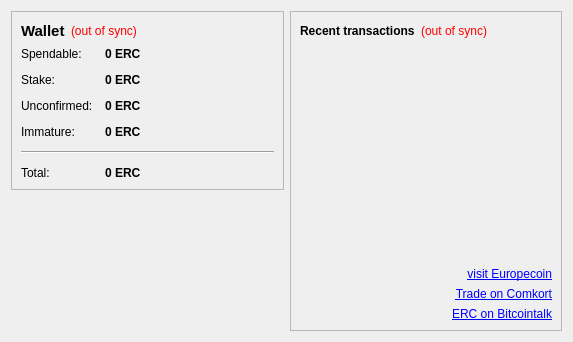
<?xml version="1.0" encoding="UTF-8"?>
<ui version="4.0">
 <class>OverviewPage</class>
 <widget class="QWidget" name="OverviewPage">
  <property name="geometry">
   <rect>
    <x>0</x>
    <y>0</y>
    <width>573</width>
    <height>342</height>
   </rect>
  </property>
  <property name="windowTitle">
   <string>Form</string>
  </property>
  <layout class="QHBoxLayout" name="horizontalLayout" stretch="1,1">
   <item>
    <layout class="QVBoxLayout" name="verticalLayout_2">
     <item>
      <widget class="QFrame" name="frame">
       <property name="frameShape">
        <enum>QFrame::StyledPanel</enum>
       </property>
       <property name="frameShadow">
        <enum>QFrame::Raised</enum>
       </property>
       <layout class="QVBoxLayout" name="verticalLayout_4">
        <item>
         <layout class="QHBoxLayout" name="horizontalLayout_4">
          <item>
           <widget class="QLabel" name="label_5">
            <property name="font">
             <font>
              <pointsize>11</pointsize>
              <weight>75</weight>
              <bold>true</bold>
             </font>
            </property>
            <property name="text">
             <string>Wallet</string>
            </property>
           </widget>
          </item>
          <item>
           <widget class="QLabel" name="labelWalletStatus">
            <property name="toolTip">
             <string>The displayed information may be out of date. Your wallet automatically synchronizes with the EuropeCoin network after a connection is established, but this process has not completed yet.</string>
            </property>
            <property name="styleSheet">
             <string notr="true">QLabel { color: red; }</string>
            </property>
            <property name="text">
             <string notr="true">(out of sync)</string>
            </property>
            <property name="alignment">
             <set>Qt::AlignLeading|Qt::AlignLeft|Qt::AlignVCenter</set>
            </property>
           </widget>
          </item>
          <item>
           <spacer name="horizontalSpacer_2">
            <property name="orientation">
             <enum>Qt::Horizontal</enum>
            </property>
            <property name="sizeHint" stdset="0">
             <size>
              <width>40</width>
              <height>20</height>
             </size>
            </property>
           </spacer>
          </item>
         </layout>
        </item>
        <item>
         <layout class="QFormLayout" name="formLayout_2">
          <property name="fieldGrowthPolicy">
           <enum>QFormLayout::AllNonFixedFieldsGrow</enum>
          </property>
          <property name="horizontalSpacing">
           <number>12</number>
          </property>
          <property name="verticalSpacing">
           <number>12</number>
          </property>
          <item row="0" column="0">
           <widget class="QLabel" name="label">
            <property name="text">
             <string>Spendable:</string>
            </property>
           </widget>
          </item>
          <item row="0" column="1">
           <widget class="QLabel" name="labelBalance">
            <property name="font">
             <font>
              <weight>75</weight>
              <bold>true</bold>
             </font>
            </property>
            <property name="cursor">
             <cursorShape>IBeamCursor</cursorShape>
            </property>
            <property name="toolTip">
             <string>Your current spendable balance</string>
            </property>
            <property name="text">
             <string notr="true">0 ERC</string>
            </property>
            <property name="textInteractionFlags">
             <set>Qt::LinksAccessibleByMouse|Qt::TextSelectableByKeyboard|Qt::TextSelectableByMouse</set>
            </property>
           </widget>
          </item>
          <item row="1" column="0">
           <widget class="QLabel" name="label_6">
            <property name="text">
             <string>Stake:</string>
            </property>
           </widget>
          </item>
          <item row="1" column="1">
           <widget class="QLabel" name="labelStake">
            <property name="font">
             <font>
              <weight>75</weight>
              <bold>true</bold>
             </font>
            </property>
            <property name="cursor">
             <cursorShape>IBeamCursor</cursorShape>
            </property>
            <property name="toolTip">
             <string>Total of coins that was staked, and do not yet count toward the current balance</string>
            </property>
            <property name="text">
             <string notr="true">0 ERC</string>
            </property>
            <property name="textInteractionFlags">
             <set>Qt::LinksAccessibleByMouse|Qt::TextSelectableByKeyboard|Qt::TextSelectableByMouse</set>
            </property>
           </widget>
          </item>
          <item row="2" column="0">
           <widget class="QLabel" name="label_3">
            <property name="text">
             <string>Unconfirmed:</string>
            </property>
           </widget>
          </item>
          <item row="2" column="1">
           <widget class="QLabel" name="labelUnconfirmed">
            <property name="font">
             <font>
              <weight>75</weight>
              <bold>true</bold>
             </font>
            </property>
            <property name="cursor">
             <cursorShape>IBeamCursor</cursorShape>
            </property>
            <property name="toolTip">
             <string>Total of transactions that have yet to be confirmed, and do not yet count toward the current balance</string>
            </property>
            <property name="text">
             <string notr="true">0 ERC</string>
            </property>
            <property name="textInteractionFlags">
             <set>Qt::LinksAccessibleByMouse|Qt::TextSelectableByKeyboard|Qt::TextSelectableByMouse</set>
            </property>
           </widget>
          </item>
          <item row="3" column="0">
           <widget class="QLabel" name="labelImmatureText">
            <property name="text">
             <string>Immature:</string>
            </property>
           </widget>
          </item>
          <item row="3" column="1">
           <widget class="QLabel" name="labelImmature">
            <property name="font">
             <font>
              <weight>75</weight>
              <bold>true</bold>
             </font>
            </property>
            <property name="toolTip">
             <string>Mined balance that has not yet matured</string>
            </property>
            <property name="text">
             <string notr="true">0 ERC</string>
            </property>
            <property name="textInteractionFlags">
             <set>Qt::LinksAccessibleByMouse|Qt::TextSelectableByKeyboard|Qt::TextSelectableByMouse</set>
            </property>
           </widget>
          </item>
          <item row="4" column="0" colspan="2">
           <widget class="Line" name="line">
            <property name="orientation">
             <enum>Qt::Horizontal</enum>
            </property>
           </widget>
          </item>
          <item row="5" column="0">
           <widget class="QLabel" name="labelTotalText">
            <property name="text">
             <string>Total:</string>
            </property>
           </widget>
          </item>
          <item row="5" column="1">
           <widget class="QLabel" name="labelTotal">
            <property name="font">
             <font>
              <weight>75</weight>
              <bold>true</bold>
             </font>
            </property>
            <property name="cursor">
             <cursorShape>IBeamCursor</cursorShape>
            </property>
            <property name="toolTip">
             <string>Your current total balance</string>
            </property>
            <property name="text">
             <string notr="true">0 ERC</string>
            </property>
            <property name="textInteractionFlags">
             <set>Qt::LinksAccessibleByMouse|Qt::TextSelectableByKeyboard|Qt::TextSelectableByMouse</set>
            </property>
           </widget>
          </item>
         </layout>
        </item>
       </layout>
      </widget>
     </item>
     <item>
      <spacer name="verticalSpacer_3">
       <property name="orientation">
        <enum>Qt::Vertical</enum>
       </property>
       <property name="sizeHint" stdset="0">
        <size>
         <width>20</width>
         <height>40</height>
        </size>
       </property>
      </spacer>
     </item>
     <item>
      <widget class="QLabel" name="label_2">
       <property name="text">
        <string/>
       </property>
       <property name="pixmap">
        <pixmap resource="../bitcoin.qrc">:/images/backg</pixmap>
       </property>
       <property name="scaledContents">
        <bool>false</bool>
       </property>
       <property name="alignment">
        <set>Qt::AlignCenter</set>
       </property>
      </widget>
     </item>
     <item>
      <spacer name="verticalSpacer">
       <property name="orientation">
        <enum>Qt::Vertical</enum>
       </property>
       <property name="sizeHint" stdset="0">
        <size>
         <width>20</width>
         <height>40</height>
        </size>
       </property>
      </spacer>
     </item>
    </layout>
   </item>
   <item>
    <layout class="QVBoxLayout" name="verticalLayout_3">
     <item>
      <widget class="QFrame" name="frame_2">
       <property name="frameShape">
        <enum>QFrame::StyledPanel</enum>
       </property>
       <property name="frameShadow">
        <enum>QFrame::Raised</enum>
       </property>
       <layout class="QVBoxLayout" name="verticalLayout">
        <item>
         <layout class="QHBoxLayout" name="horizontalLayout_2">
          <item>
           <widget class="QLabel" name="label_4">
            <property name="text">
             <string>&lt;b&gt;Recent transactions&lt;/b&gt;</string>
            </property>
           </widget>
          </item>
          <item>
           <widget class="QLabel" name="labelTransactionsStatus">
            <property name="toolTip">
             <string>The displayed information may be out of date. Your wallet automatically synchronizes with the EuropeCoin network after a connection is established, but this process has not completed yet.</string>
            </property>
            <property name="styleSheet">
             <string notr="true">QLabel { color: red; }</string>
            </property>
            <property name="text">
             <string notr="true">(out of sync)</string>
            </property>
            <property name="alignment">
             <set>Qt::AlignRight|Qt::AlignTrailing|Qt::AlignVCenter</set>
            </property>
           </widget>
          </item>
          <item>
           <spacer name="horizontalSpacer">
            <property name="orientation">
             <enum>Qt::Horizontal</enum>
            </property>
            <property name="sizeHint" stdset="0">
             <size>
              <width>40</width>
              <height>20</height>
             </size>
            </property>
           </spacer>
          </item>
         </layout>
        </item>
        <item>
         <widget class="QListView" name="listTransactions">
          <property name="styleSheet">
           <string notr="true">QListView { background: transparent; }</string>
          </property>
          <property name="frameShape">
           <enum>QFrame::NoFrame</enum>
          </property>
          <property name="verticalScrollBarPolicy">
           <enum>Qt::ScrollBarAlwaysOff</enum>
          </property>
          <property name="horizontalScrollBarPolicy">
           <enum>Qt::ScrollBarAlwaysOff</enum>
          </property>
          <property name="selectionMode">
           <enum>QAbstractItemView::NoSelection</enum>
          </property>
         </widget>
        </item>


           <item>
            <widget class="QLabel" name="visitwebsite">
             <property name="text">
              <string>&lt;a href=&quot;http://europecoin.eu.org&quot;&gt;visit Europecoin&lt;/a&gt;</string>
             </property>
             <property name="alignment">
              <set>Qt::AlignRight|Qt::AlignTrailing|Qt::AlignVCenter</set>
             </property>
             <property name="openExternalLinks">
              <bool>true</bool>
             </property>
             <property name="textInteractionFlags">
              <set>Qt::LinksAccessibleByMouse</set>
             </property>
            </widget>
           </item>
           <item>
            <widget class="QLabel" name="tradeonbittrex">
             <property name="text">
              <string>&lt;a href=&quot;https://comkort.com/trade/erc_btc&quot;&gt;Trade on Comkort&lt;/a&gt;</string>
             </property>
             <property name="alignment">
              <set>Qt::AlignRight|Qt::AlignTrailing|Qt::AlignVCenter</set>
             </property>
             <property name="openExternalLinks">
              <bool>true</bool>
             </property>
            </widget>
           </item>
           <item>
            <widget class="QLabel" name="btctalk">
             <property name="text">
              <string>&lt;a href=&quot;https://bitcointalk.org/index.php?topic=901605&quot;&gt;ERC on Bitcointalk&lt;/a&gt;</string>
             </property>
             <property name="alignment">
              <set>Qt::AlignRight|Qt::AlignTrailing|Qt::AlignVCenter</set>
             </property>
             <property name="openExternalLinks">
              <bool>true</bool>
             </property>
            </widget>
           </item>
          </layout>
         </widget>
        </item>
       </layout>
   </item>
  </layout>
 </widget>
 <resources>
  <include location="../bitcoin.qrc"/>
 </resources>
 <connections/>
</ui>
